Frame 1 (no input): blank canvas, image omitted
Frame 60 (the mouse pressed at the canvas centre just before this capture): blank canvas, image omitted
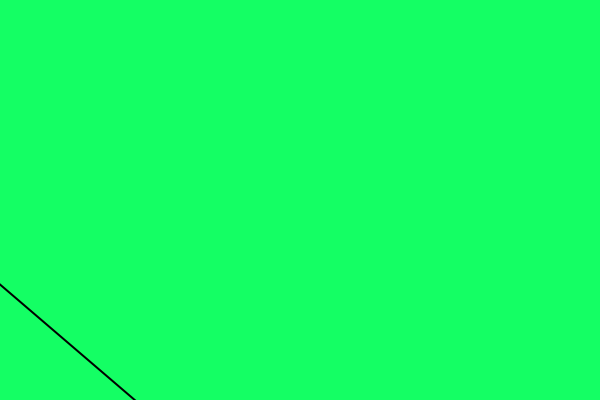
Frame 120 (the mouse held since frame 60 and released just before this capture)

The Processing sketch whose frames 1 and 60 were blank and that drew this single picture after the mouse press (run headless with seeded random() and noise(); from frame 60 on, the mouse is pressed at the canvas centre):

// Processing sketch: processing_157823
// ── processing_157823.pde

//x and y coordiantes
float thingX;
float thingY;

//eye color
float r;
float g;
float b;

void setup() {
  size (600, 400);
  thingX = width/2;
  thingY = height+200;
  smooth ();
}

void draw () {
  background (20, 255, 100);
  //setting ellipse mode
  rectMode (CENTER);
  ellipseMode (CENTER);
  
  //body
  thingX = random (295, 305);
  noStroke ();
  fill (20, 50, 190);
  rect (thingX, thingY, 80, 80);
  
  //feet
  stroke (0);
  strokeWeight (2);
  line (thingX-20, thingY+40, thingX-pmouseX, thingY-pmouseY);
  line (thingX+20, thingY+40, thingX+pmouseX, thingY+pmouseY);
  
  //eyes
  r = random (255);
  g = random (255);
  b = random (255);
  strokeWeight(1);
  fill (r, g, b);
  ellipse (thingX-20, thingY-20, 20, 20);
  ellipse (thingX+20, thingY-20, 20, 20);
  fill(0);
  ellipse (thingX-20, thingY-20, 4, 4);
  ellipse (thingX+20, thingY-20, 4, 4);
  
  //eyebrows
  line (thingX-10, thingY-30, thingX-20, thingY-50);
  line (thingX+10, thingY-30, thingX+20, thingY-50);  
  
  //move up
  thingY = thingY -1;
 
}
